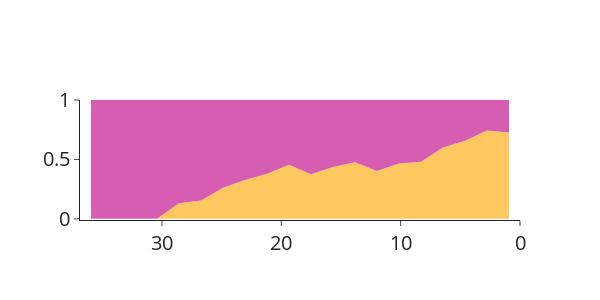

Here is the notebook cell this chart was saved with:
### Code cell
#sub_df = pd.read_csv('/mnt/ivy/thliao/project/ML_oxygen/testing_sets/WoL/LR_predicted/summarized_prob.tsv',sep='\t',index_col=0)
sub_df = pd.read_csv('/mnt/ivy/thliao/project/ML_oxygen/testing_sets/WoL/eachKO_bs/Allnodes_predicted.tab',sep='\t',index_col=0)
# tmp = pd.read_csv('/mnt/storage3/thliao/project/ML_oxygen/testing_sets/WoL/Bisse_output/sampling/8452.apeace_ACE.tsv',sep='\t',index_col=0)
# tmp.index = ['OROOT'] + list(tmp.index[1:])
# sub_df.loc[tmp.index,'A'] = tmp['1']
# sub_df.loc[tmp.index,'N'] = tmp['0']

col = 'dist'
hist_d = np.histogram(sub_df[col], bins=20, range = (0,max(sub_df[col])) )
xs = []
ys1 = []
ys2 = []
ys = []
left = 0
for right in hist_d[1]:
    #print(left,right)
    sdf = sub_df.loc[(sub_df[col]>=left) & (sub_df[col]<right),:]
    sdf = sdf.loc[[_ for _ in sdf.index if not _.startswith('G')],:]
    if sdf.shape[0]==0:continue
    num_anaerobe = len(sdf.index[sdf['A']<0.5])
    num_aerobe = sdf.shape[0]-num_anaerobe
    ys2.append(num_aerobe/sdf.shape[0])
    ys1.append(num_anaerobe/sdf.shape[0])
    ys.append(sdf.shape[0]/(sub_df.shape[0]-10575))
    xs.append(max(sub_df[col])-(left+right)/2)
    left = right
import plotly.graph_objects as go
fig = go.Figure()

fig.add_scatter(x=xs,y=ys2,mode='lines',opacity=0.7,fillcolor='#FFC75F', 
                marker=dict(size=4),
                name='Aerobe',fill='tozeroy',stackgroup='one',line=dict(width=0),showlegend=False)
fig.add_scatter(x=xs,y=ys1,mode='lines',opacity=0.7,fillcolor='#D65DB1',
                name='Anaerobe',fill='tonexty',stackgroup='one',line=dict(width=0),showlegend=False)
# fig.add_scatter(x=xs,y=ys,mode='markers+lines',name='Ratio of anaerobe')
fig.update_layout(height=300,width=600,xaxis_range=[max(sub_df[col]),0],yaxis_zeroline=False,yaxis_range=[-0.01,1],
                  font_size=20,
                 template='simple_white')
fig.show()
#fig.write_image('/mnt/ivy/thliao/project/ML_oxygen/testing_sets/sequential_dating/r45_withsishuo/ratio_distributions.pdf')

### Figure 1 — Plotly figure (JSON) as saved in the notebook; plotly's stock layout.template omitted (floating-point values rounded to 4 significant figures)
{"data": [{"fill": "tozeroy", "fillcolor": "#FFC75F", "line": {"width": 0}, "marker": {"size": 4}, "mode": "lines", "name": "Aerobe", "opacity": 0.7, "showlegend": false, "stackgroup": "one", "type": "scatter", "x": [35.95, 34.1, 32.26, 30.42, 28.57, 26.73, 24.89, 23.04, 21.2, 19.36, 17.51, 15.67, 13.83, 11.98, 10.14, 8.295, 6.452, 4.609, 2.765, 0.9217], "y": [0, 0, 0, 0, 0.1304, 0.1538, 0.2619, 0.3269, 0.3788, 0.4557, 0.375, 0.4352, 0.4759, 0.4017, 0.4657, 0.4801, 0.6004, 0.6578, 0.7443, 0.7262]}, {"fill": "tonexty", "fillcolor": "#D65DB1", "line": {"width": 0}, "mode": "lines", "name": "Anaerobe", "opacity": 0.7, "showlegend": false, "stackgroup": "one", "type": "scatter", "x": [35.95, 34.1, 32.26, 30.42, 28.57, 26.73, 24.89, 23.04, 21.2, 19.36, 17.51, 15.67, 13.83, 11.98, 10.14, 8.295, 6.452, 4.609, 2.765, 0.9217], "y": [1, 1, 1, 1, 0.8696, 0.8462, 0.7381, 0.6731, 0.6212, 0.5443, 0.625, 0.5648, 0.5241, 0.5983, 0.5343, 0.5199, 0.3996, 0.3422, 0.2557, 0.2738]}], "layout": {"font": {"size": 20}, "height": 300, "width": 600, "xaxis": {"range": [36.87, 0], "type": "linear"}, "yaxis": {"range": [-0.01, 1], "type": "linear", "zeroline": false}}}
